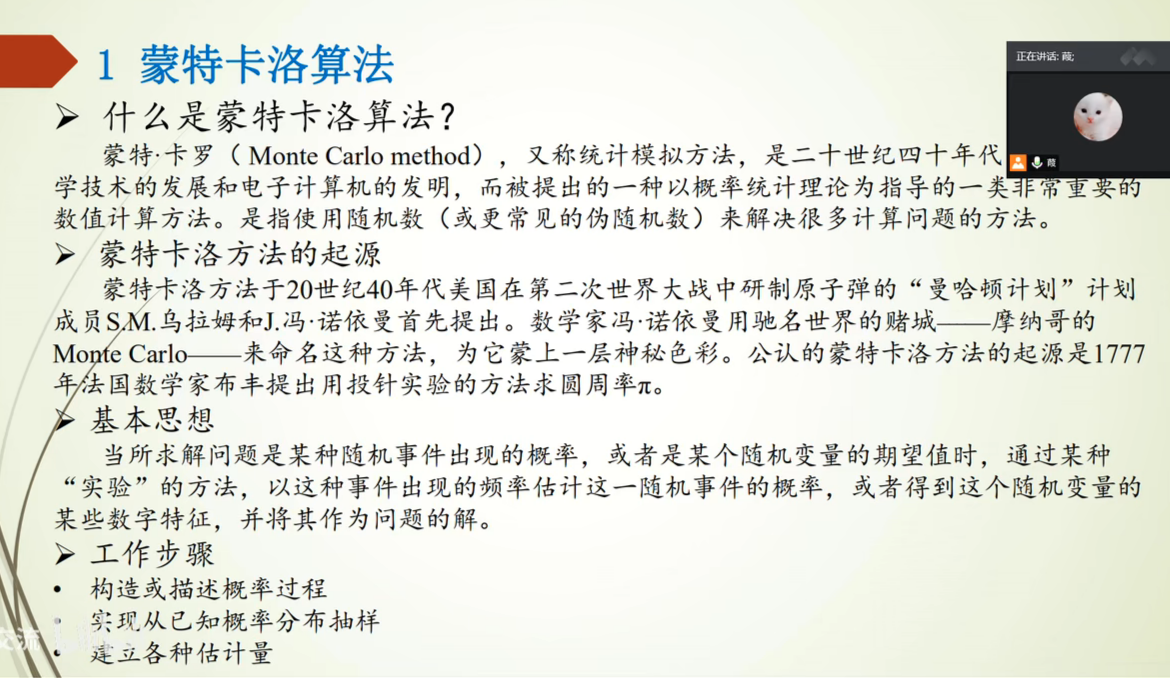
#> input picture Python数学建模老哥网课/img/P10_1.png, 1170 x 678 px; its folder holds 4 pictures in this run
$ jupyter execute 'PPT图片压缩.ipynb'
#> lines starting #> are read from the running program, lines starting #| are printed output that depends on the picture
[cell 1]
import os
from os import path
from cv2 import cv2

#定义一个函数
def compress_img_in_folder(url):
#> called with url = './img'
    files = os.listdir(url)
    for f in files:
        #字符串拼接
        real_url = path.join (url , f)
        imgs = cv2.imread(real_url)
#> imgs is the input picture: shape (678, 1170, 3); mean B, G, R 218.4, 227.1, 225.3
        #图片缩放至原图的1/2
        resize_img = cv2.resize(imgs, (0, 0), fx=0.5, fy=0.5, interpolation=cv2.INTER_NEAREST)
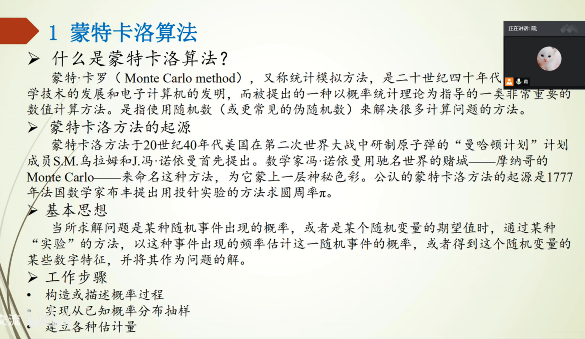
#> resize_img: shape (339, 585, 3); mean B, G, R 218.5, 227.1, 225.2
        #重写图片并保存
        cv2.imwrite(real_url, resize_img)
        #打印出来
        print(real_url)
#> pass 2 of the loop in compress_img_in_folder, `for f in files:`:
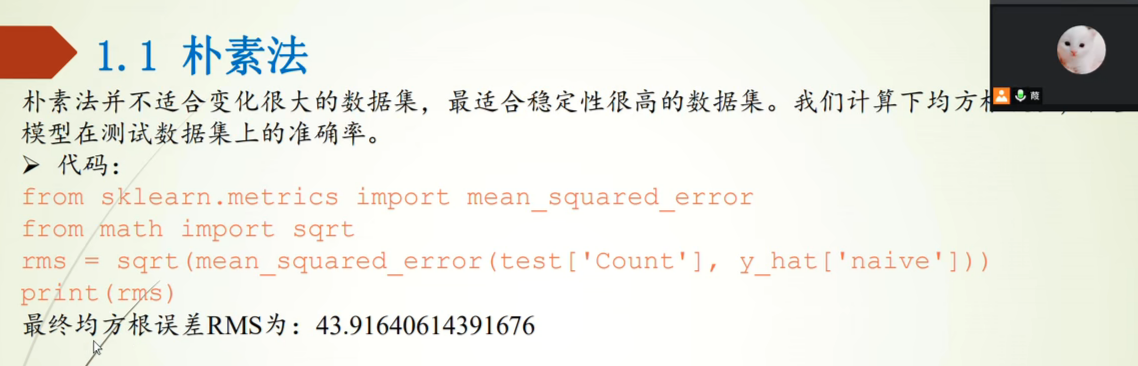
#> input picture Python数学建模老哥网课/img/P10_11.png, 1138 x 366 px
#> in compress_img_in_folder, imgs is the input picture: shape (366, 1138, 3); mean B, G, R 224.6, 233, 233.2
#> in compress_img_in_folder, `resize_img = cv2.resize(imgs, (0, 0), fx=0.5, fy=0.5, interpolation=cv..`:
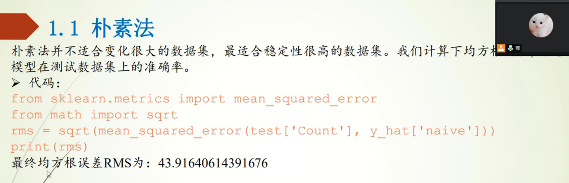
#> resize_img: shape (183, 569, 3); mean B, G, R 224.6, 233, 233.2
#> pass 3 of the loop in compress_img_in_folder, `for f in files:`:
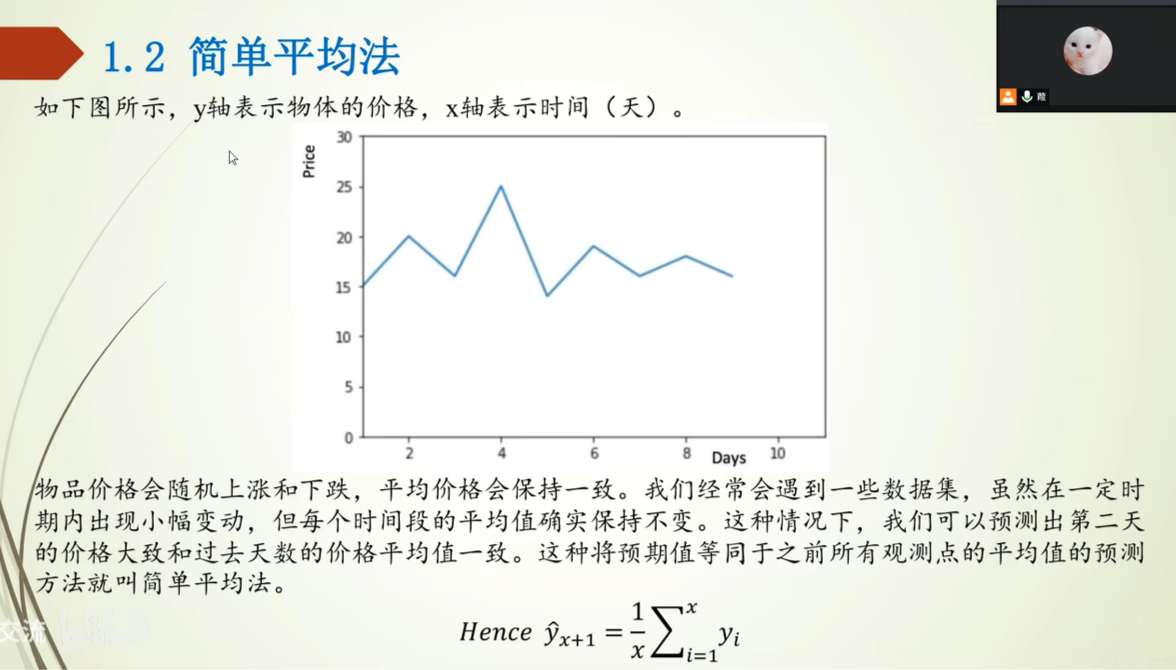
#> input picture Python数学建模老哥网课/img/P10_12.png, 1176 x 670 px
#> in compress_img_in_folder, imgs is the input picture: shape (670, 1176, 3); mean B, G, R 227.1, 235.3, 233.4
#> in compress_img_in_folder, `resize_img = cv2.resize(imgs, (0, 0), fx=0.5, fy=0.5, interpolation=cv..`:
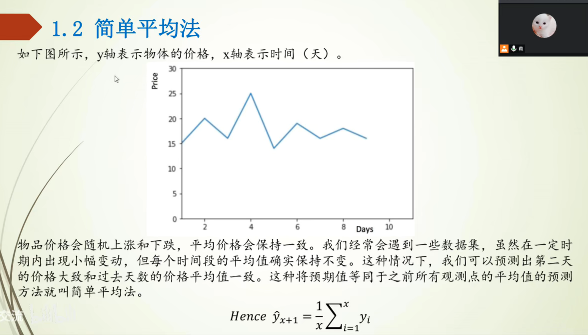
#> resize_img: shape (335, 588, 3); mean B, G, R 227.1, 235.3, 233.4
#> the loop made 4 passes; the first 3 are shown

#调用自定义函数
compress_img_in_folder('./img')
